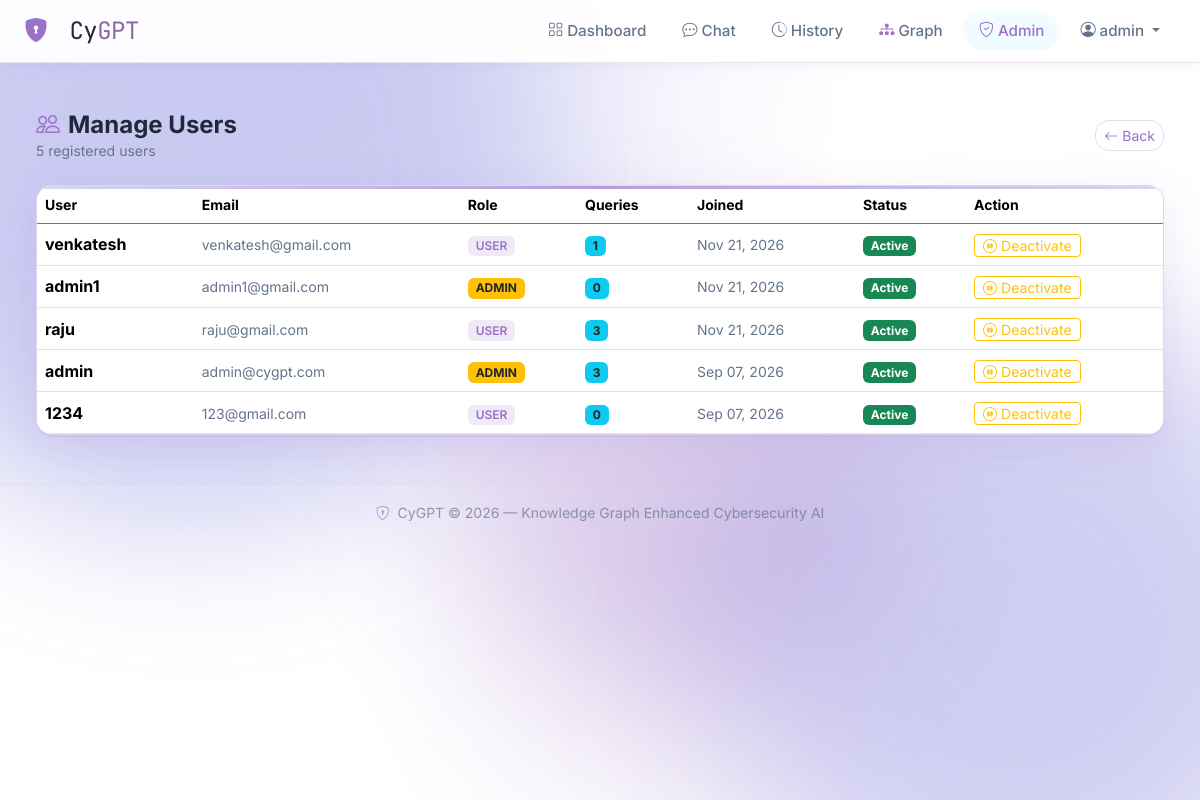
The page /adminpanel/users/ (signed in) on the database its author committed.
### users/models.py (models this page shows, shortened)
class CustomUser(AbstractUser):
    ROLE_CHOICES = [
        ('user', 'User'),
        ('admin', 'Admin'),
    ]
    email = models.EmailField(unique=True)
    role = models.CharField(max_length=10, choices=ROLE_CHOICES, default='user')
    bio = models.TextField(blank=True)
    avatar = models.ImageField(upload_to='avatars/', blank=True, null=True)
    created_at = models.DateTimeField(auto_now_add=True)
    USERNAME_FIELD = 'email'
    REQUIRED_FIELDS = ['username']
    @property
    def is_admin_user(self):
        return self.role == 'admin' or self.is_superuser

### adminpanel/views.py (the view)
# urls.py: path('users/', views.user_list, name='users'),
@require_admin
def user_list(request):
    users = CustomUser.objects.annotate(query_count=Count('queries')).order_by('-created_at')
    return render(request, 'adminpanel/users.html', {'users': users})

### adminpanel/context_processors.py (called while the page is built)
def active_alerts(request):
    if request.user.is_authenticated:
        alerts = [alert for alert in BroadcastAlert.objects.filter(is_active=True) if alert.is_valid]
        return {'active_alerts': alerts}
    return {'active_alerts': []}

### adminpanel/views.py (called while the page is built)
def require_admin(view_func):
    @wraps(view_func)
    def wrapper(request, *args, **kwargs):
        if not request.user.is_authenticated or not request.user.is_admin_user:
            messages.error(request, 'Admin access required.')
            return redirect('users:login')
        return view_func(request, *args, **kwargs)
    return wrapper

### templates/adminpanel/users.html (shortened to what this page needs)
{% extends 'base.html' %}
{% block content %}
<div class="container-fluid py-4 px-4">
  <div class="d-flex justify-content-between align-items-center mb-4">
    <div>
      <h4 class="fw-bold mb-0"><i class="bi bi-people me-2 text-cyan"></i>Manage Users</h4>
      <p class="text-muted small mb-0">{{ users.count }} registered users</p>
    </div>
    <a href="{% url 'adminpanel:dashboard' %}" class="btn btn-sm btn-outline-secondary"><i class="bi bi-arrow-left me-1"></i>Back</a>
  </div>
  <div class="premium-panel rounded-4 overflow-hidden">
    <div class="table-responsive">
      <table class="table table-hover align-middle mb-0">
        <thead class="border-bottom border-secondary text-muted small">
          <tr><th>User</th><th>Email</th><th>Role</th><th>Queries</th><th>Joined</th><th>Status</th><th>Action</th></tr>
        </thead>
        <tbody>
          {% for u in users %}
          <tr>
            <td><strong>{{ u.username }}</strong></td>
            <td><small class="text-muted">{{ u.email }}</small></td>
            <td><span class="badge {% if u.is_admin_user %}bg-warning text-dark{% else %}bg-secondary{% endif %}">{% if u.is_admin_user %}ADMIN{% else %}USER{% endif %}</span></td>
            <td><span class="badge bg-info text-dark">{{ u.query_count }}</span></td>
            <td><small class="text-muted">{{ u.date_joined|date:"M d, Y" }}</small></td>
            <td><span class="badge {% if u.is_active %}bg-success{% else %}bg-danger{% endif %}">{% if u.is_active %}Active{% else %}Inactive{% endif %}</span></td>
            <td>
              <form method="post" action="{% url 'adminpanel:toggle_user' u.pk %}" style="display:inline;">
                <button type="submit" class="btn btn-sm {% if u.is_active %}btn-outline-warning{% else %}btn-outline-success{% endif %} py-0">
                  {% if u.is_active %}<i class="bi bi-pause-circle me-1"></i>Deactivate{% else %}<i class="bi bi-play-circle me-1"></i>Activate{% endif %}
                </button>
              </form>
            </td>
          </tr>
          {% empty %}
          <tr><td colspan="7" class="text-center text-muted py-4">No users found.</td></tr>
          {% endfor %}
        </tbody>
      </table>
    </div>
  </div>
</div>
{% endblock %}

### templates/base.html (shortened to what this page needs)
<!DOCTYPE html>
<html lang="en" data-bs-theme="light">
<head>
  <link href="https://cdn.jsdelivr.net/npm/bootstrap@5.3.2/dist/css/bootstrap.min.css" rel="stylesheet">
  <link href="https://cdn.jsdelivr.net/npm/bootstrap-icons@1.11.3/font/bootstrap-icons.min.css" rel="stylesheet">
  {% load static %}
  <link rel="stylesheet" href="{% static 'css/custom.css' %}">
</head>
<body class="cyber-body">
<div class="bg-orb orb-2"></div>
<div class="bg-orb orb-3"></div>
<nav class="navbar navbar-expand-lg cyber-navbar sticky-top">
  <div class="container-fluid px-4">
    <a class="navbar-brand cyber-brand" href="/">
      <i class="bi bi-shield-lock-fill text-cyan me-2"></i>
      <span class="brand-text">Cy<span class="text-cyan-light">GPT</span></span>
    </a>
    <div class="collapse navbar-collapse" id="navbarNav">
      <ul class="navbar-nav ms-auto align-items-center gap-1">
        {% if user.is_authenticated %}
          <li class="nav-item"><a class="nav-link cyber-nav-link" href="{% url 'chatbot:dashboard' %}"><i class="bi bi-grid me-1"></i>Dashboard</a></li>
          <li class="nav-item"><a class="nav-link cyber-nav-link" href="{% url 'chatbot:chat' %}"><i class="bi bi-chat-dots me-1"></i>Chat</a></li>
          <li class="nav-item"><a class="nav-link cyber-nav-link" href="{% url 'chatbot:history' %}"><i class="bi bi-clock-history me-1"></i>History</a></li>
          <li class="nav-item"><a class="nav-link cyber-nav-link" href="{% url 'knowledge:graph' %}"><i class="bi bi-diagram-3-fill me-1 text-cyan"></i>Graph</a></li>
          {% if user.is_admin_user %}
            <li class="nav-item"><a class="nav-link cyber-nav-link text-warning" href="{% url 'adminpanel:dashboard' %}"><i class="bi bi-shield-check me-1"></i>Admin</a></li>
          {% endif %}
          <li class="nav-item dropdown">
            <a class="nav-link dropdown-toggle cyber-nav-link" href="#" data-bs-toggle="dropdown">
              <i class="bi bi-person-circle me-1"></i>{{ user.username }}
            </a>
          </li>
        {% else %}
          <li class="nav-item"><a class="nav-link cyber-nav-link" href="{% url 'users:login' %}">Login</a></li>
          <li class="nav-item"><a class="btn btn-cyber-primary btn-sm ms-2" href="{% url 'users:register' %}">Get Started</a></li>
        {% endif %}
      </ul>
    </div>
  </div>
</nav>
<main class="{% block main_class %}container-fluid py-4{% endblock %}">
  {% block content %}{% endblock %}
</main>
<footer class="cyber-footer mt-auto py-3 text-center">
  <small class="text-muted" style="opacity: 0.7;">
    <i class="bi bi-shield-lock text-cyan me-1"></i>
    CyGPT &copy; 2026 — Knowledge Graph Enhanced Cybersecurity AI
  </small>
</footer>
{% load static %}
</body>
</html>

### static/css/custom.css (style rules this page uses)
:root { --cyber-violet: #9B72C8; --cyber-lavender: #C4C4F0; --cyber-bg: #FFFFFF; --cyber-bg-alt: #F8F7FF; --cyber-text: #1E293B; --cyber-text-muted: #64748B; --cyber-surface: rgba(255, 255, 255, 0.95); --cyber-border: rgba(155, 114, 200, 0.35); --cyber-glow: 0 10px 30px rgba(155, 114, 200, 0.3); }
body.cyber-body { background-color: var(--cyber-bg); background-image: radial-gradient(ellipse at 20% 10%, rgba(196, 196, 240, 0.5) 0%, transparent 45%), radial-gradient(ellipse at 80% 80%, rgba(155, 114, 200, 0.2) 0%, transparent 45%); font-family: 'Inter', sans-serif; color: var(--cyber-text); min-height: 100vh; position: relative; overflow-x: hidden; }
.bg-orb { position: fixed; border-radius: 50%; filter: blur(80px); z-index: -1; opacity: 0.4; pointer-events: none; }
.orb-2 { width: 50vw; height: 50vw; background: var(--cyber-lavender); bottom: -15%; right: -10%; opacity: 0.75; }
.orb-3 { width: 35vw; height: 35vw; background: var(--cyber-violet); top: 35%; left: 38%; opacity: 0.3; }
.cyber-navbar { background: rgba(255, 255, 255, 0.95) !important; backdrop-filter: blur(20px); border-bottom: 1px solid rgba(155, 114, 200, 0.2); box-shadow: 0 2px 12px rgba(155, 114, 200, 0.1); z-index: 100; transition: background 0.3s ease, box-shadow 0.3s ease; }
.cyber-brand { font-family: 'JetBrains Mono', monospace; font-size: 1.5rem; text-decoration: none; color: var(--cyber-text) !important; letter-spacing: -0.5px; }
.cyber-nav-link { color: var(--cyber-text-muted) !important; transition: all 0.3s ease; padding: .5rem 1rem !important; border-radius: 20px; font-size: .95rem; font-weight: 500; }
.premium-panel { background: #FFFFFF; border-radius: 24px; border: 1px solid rgba(155, 114, 200, 0.3); box-shadow: 0 10px 40px rgba(155, 114, 200, 0.15), 0 2px 0 rgba(196,196,240,0.5); transition: transform 0.4s cubic-bezier(0.175, 0.885, 0.32, 1.275), box-shadow 0.4s ease; position: relative; overflow: hidden; }
.premium-panel::after { content: ''; position: absolute; top: 0; left: 0; right: 0; height: 3px; background: linear-gradient(90deg, var(--cyber-lavender), var(--cyber-violet), var(--cyber-lavender)); border-radius: 24px 24px 0 0; opacity: 0.7; }
.btn-outline-secondary { border-radius: 14px; border: 1px solid rgba(177, 143, 207, 0.3); color: var(--cyber-violet); background: transparent; }
.text-cyan { color: var(--cyber-violet) !important; }
.text-cyan-light { color: #8A6BA8 !important; }
.text-muted { color: var(--cyber-text-muted) !important; }
.cyber-footer { border-top: 1px solid rgba(177, 143, 207, 0.1); background: transparent; }
.badge.bg-secondary { background-color: rgba(155, 114, 200, 0.15) !important; color: var(--cyber-violet) !important; font-weight: 600; }

### rows shown on the page
CustomUser: username "admin", email "admin@cygpt.com", role "ADMIN", query_count "3", date_joined "Sep 07, 2026", is_active "Active"
CustomUser: username "venkatesh", email "venkatesh@gmail.com", role "USER", query_count "1", date_joined "Nov 21, 2026", is_active "Active"
CustomUser: username "admin1", email "admin1@gmail.com", role "ADMIN", query_count "0", date_joined "Nov 21, 2026", is_active "Active"
CustomUser: username "raju", email "raju@gmail.com", role "USER", query_count "3", date_joined "Nov 21, 2026", is_active "Active"
CustomUser: username "1234", email "123@gmail.com", role "USER", query_count "0", date_joined "Sep 07, 2026", is_active "Active"

### other values the page prints
{{ users.count }} "5"
